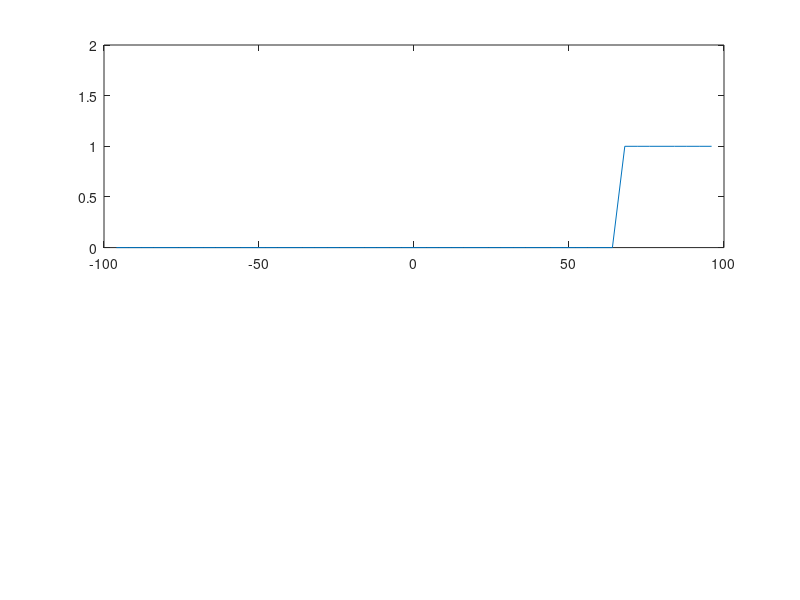

Source code (MATLAB): (Note: this script raises an error after producing the figure.)
%% test_advection_weno_1d.m
%% Author: Timothy Williams
%% Date:   20150505
clear;

%%boundary conditions:
%adv_options.ADV_OPT  = 0;%waves escape domain
adv_options.ADV_OPT  = 1;%waves periodic in i

%%testing:
ii = 49;
jj = 1;
dx = 4e3;%m
dy = 4e3;%m - not real, just used in 1/dx=scp2i*dy
%%
xm = (ii+1)/2*dx;
X  = -xm+dx*(1:ii)';
%
s1.nx       = ii;
s1.ny       = jj;
s1.scuy     = 0*X+dy;
s1.scvx     = 0*X+dx;
s1.scp2     = s1.scuy.*s1.scvx;
s1.scp2i    = 1./s1.scp2;
s1.LANDMASK = 0*X;
grid_prams  = s1;
clear s1;

CFL   = .4;

uc          = -30;%const speed m/s
xc          = 2*xm/3;
u           = 0*X+uc;
h           = 0*X;
h(X>xc)     = 1;
%%
dt          = abs(CFL*dx/uc   );
nt          = abs(2*xm/(uc*dt));
if adv_options.ADV_OPT==1
   nt = 2*nt;
end

for j=1:2%%plot initial h
   subplot(2,1,j);
   ax = plot(X/1e3,h);
   ylim([0 2]);
   GEN_proc_fig('x, km','h(0), m');
   %GEN_pause;
end

for n = 1:nt
   [n,nt]
   h_    = h;
   h     = waveadv_weno_1d(h,u,grid_prams,dt,adv_options);
   hmax  = max(h)
   %%
   subplot(2,1,2);
   plot(X/1e3,h);
   ylim([0 2]);
   GEN_proc_fig('x, km','h(t), m');
   hold on;

   x1 = xc+uc*n*dt;
   x2 = xm+uc*n*dt;
   y3 = 0*X;
   y3((X>=x1)&(X<=x2))   = 1;
   plot(X/1e3,y3,'--k');
   hold off;
   pause(.1);
end
